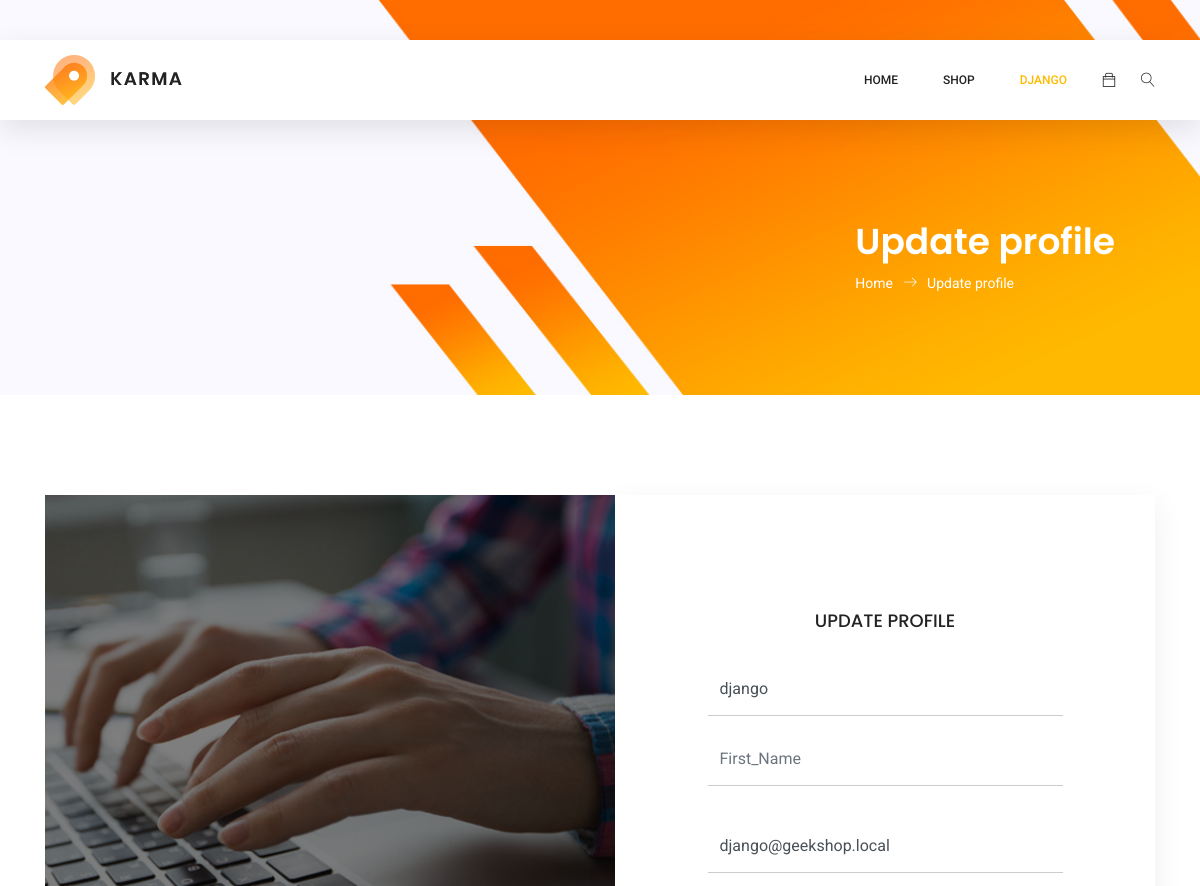
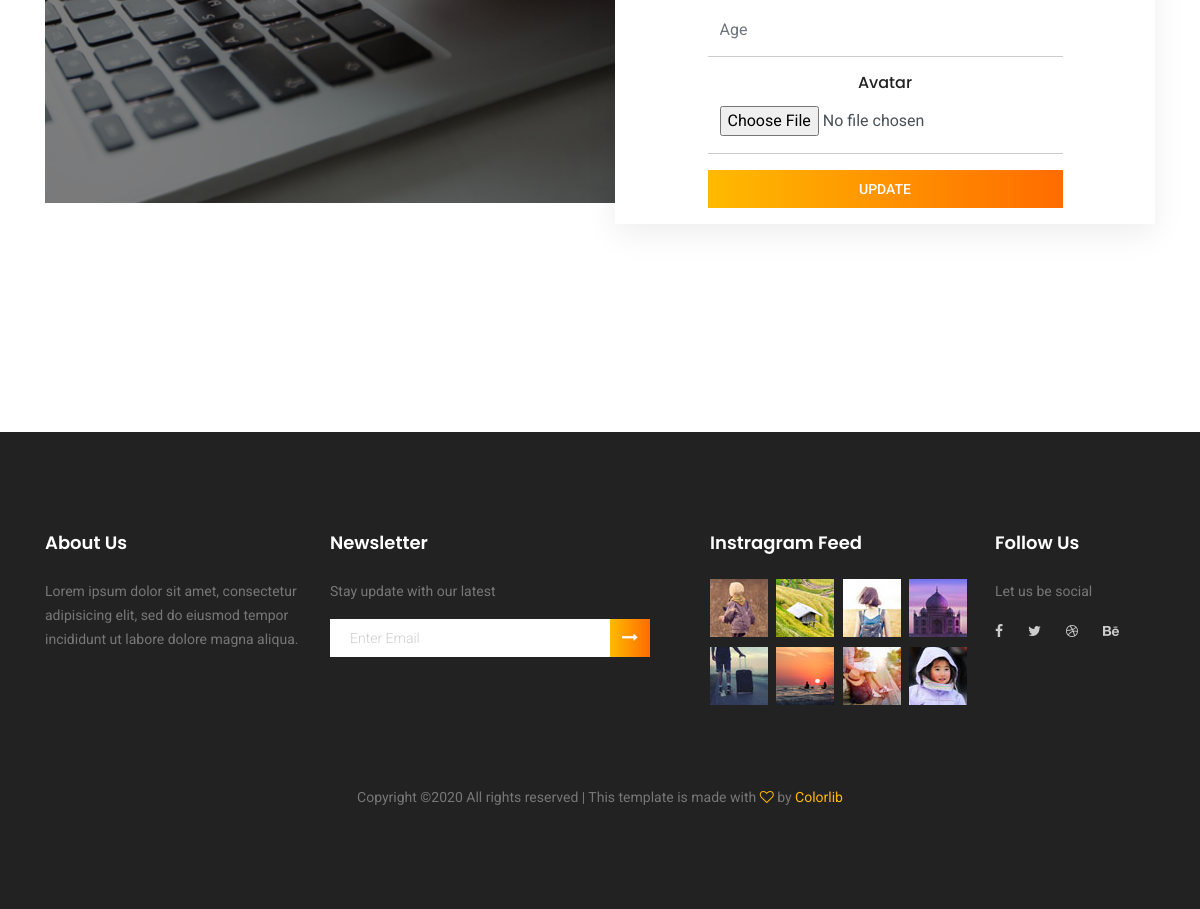
Screenshot of /auth/edit/ (signed in) with the database file from the repository (2 pictures, top to bottom).
### authapp/models.py (models this page shows, shortened)
class ShopUser(AbstractUser):
    avatar = models.ImageField(upload_to="avatars", blank=True)
    age = models.PositiveIntegerField(verbose_name="возраст", null=True)

class AuthPageImages(models.Model):
    name = models.CharField(verbose_name='image name', max_length=64, blank=True)
    image = models.ImageField(upload_to="auth_page_images", blank=True)

### authapp/views.py (the view)
# urls.py: path('edit/', views.edit, name="edit"),
def edit(request):
    if request.method == 'POST':
        update_form = ShopUserEditForm(request.POST, request.FILES, instance=request.user)
        if update_form.is_valid():
            update_form.save()
            return HttpResponseRedirect(reverse('auth:edit'))
    else:
        update_form = ShopUserEditForm(instance=request.user)
    content = {
        'title': 'Редактирование профиля',
        'update_form': update_form,
        'auth_page_images': AuthPageImages.objects.all()
    }
    return render(request, 'authapp/edit.html', content)

### authapp/forms.py (shortened to what this page needs)
class ShopUserEditForm(UserChangeForm):
    class Meta:
        model = ShopUser
        fields = ('username', 'first_name', 'password', 'email', 'age', 'avatar')
    def __init__(self, *args, **kwargs):
        super().__init__(*args, **kwargs)
        for field_name, field in self.fields.items():
            field.widget.attrs['class'] = 'form-control'
            field.widget.attrs['placeholder'] = str(field_name).title()
            field.help_text = ''
            if field_name == "password":
                field.widget = HiddenInput()

### templates/authapp/edit.html (shortened to what this page needs)
{% extends 'mainapp/base.html' %}
{% load static %}
{% block everything_else %}
<section class="banner-area organic-breadcrumb">
    <div class="container">
        <div class="breadcrumb-banner d-flex flex-wrap align-items-center justify-content-end">
            <div class="col-first">
                <h1>Update profile</h1>
                <nav class="d-flex align-items-center">
                    <a href="{% url 'main:index' %}">Home<span class="lnr lnr-arrow-right"></span></a>
                    <a href="#">Update profile</a>
                </nav>
            </div>
        </div>
    </div>
</section>
<section class="login_box_area section_gap">
    <div class="container">
        <div class="row">
            <div class="col-lg-6">
                <div class="login_box_img">
                    <img class="img-fluid" src="{{ auth_page_images.0.image.url }}" alt="">
                </div>
            </div>
            <div class="col-lg-6">
                <div class="login_form_inner">
                    <h3>Update profile</h3>
                    <form class="row login_form" method="post" id="contactForm" novalidate="novalidate" enctype="multipart/form-data">
                        {% for field in update_form %}
                            <div class="col-md-12 form-group">
                                {% if field.name == 'avatar' %}
                                    <h5>Avatar</h5>
                                {% endif %}
                                {{ field.as_widget }}
                            </div>
                        {% endfor %}
                        <div class="col-md-12 form-group">
                            <button type="submit" value="submit" class="primary-btn">Update</button>
                        </div>
                    </form>
                </div>
            </div>
        </div>
    </div>
</section>
{% endblock %}

### templates/mainapp/base.html (shortened to what this page needs)
{% load static %}
<!DOCTYPE html>
<html lang="zxx" class="no-js">
<head>
    {% include 'mainapp/includes/styles/inc__cs.html' %}
</head>
<body>
	<header class="header_area sticky-header">
		<div class="main_menu">
			<nav class="navbar navbar-expand-lg navbar-light main_box">
				<div class="container">
					<a class="navbar-brand logo_h" href="{% url 'main:index' %}"><img src="{% static 'mainapp/img/logo.png' %}" alt=""></a>
					<div class="collapse navbar-collapse offset" id="navbarSupportedContent">
                        {% with active_page=request.resolver_match.url_name %}
						<ul class="nav navbar-nav menu_nav ml-auto">
							<li class="nav-item {% ifequal active_page 'main' %} active {% endifequal %}"><a class="nav-link" href="{% url 'main:index' %}">Home</a></li>
							<li class="nav-item submenu dropdown {% if active_page == 'category' or active_page == 'single_product' %} active {% endif %}">
								<a href="#" class="nav-link dropdown-toggle" data-toggle="dropdown" role="button" aria-haspopup="true"
								 aria-expanded="false">Shop</a>
							</li>
                            {% if user.is_authenticated %}
                                <li class="nav-item submenu dropdown {% if active_page == 'register' or active_page == 'edit' %} active {% endif %}">
                                    <a href="#" class="nav-link dropdown-toggle" data-toggle="dropdown" role="button" aria-haspopup="true"
                                     aria-expanded="false">
                                        {{ user.username|default:'Incognito' }}
                                    </a>
                                </li>
                            {% else %}
                                <li class="nav-item"><a class="nav-link" href="{% url 'auth:register' %}">Register</a></li>
                            {% endif %}
						</ul>
						<ul class="nav navbar-nav navbar-right">
							<li class="nav-item">
                                <a href="{% url 'basket:index' %}" class="cart"><span class="ti-bag"></span></a>
                            </li>
							<li class="nav-item">
								<button class="search"><span class="lnr lnr-magnifier" id="search"></span></button>
							</li>
						</ul>
                        {% endwith %}
					</div>
				</div>
			</nav>
		</div>
	</header>
    {% block everything_else %}
    {% endblock %}
    {% include 'mainapp/includes/inc__related_product.html' %}
	<footer class="footer-area section_gap">
		<div class="container">
			<div class="row">
				<div class="col-lg-3  col-md-6 col-sm-6">
					<div class="single-footer-widget">
						<h6>About Us</h6>
						<p>
							Lorem ipsum dolor sit amet, consectetur adipisicing elit, sed do eiusmod tempor incididunt ut labore dolore
							magna aliqua.
						</p>
					</div>
				</div>
				<div class="col-lg-4  col-md-6 col-sm-6">
					<div class="single-footer-widget">
						<h6>Newsletter</h6>
						<p>Stay update with our latest</p>
						<div class="" id="mc_embed_signup">
							<form target="_blank" novalidate="true" action="https://spondonit.us12.list-manage.com/subscribe/post?u=1462626880ade1ac87bd9c93a&amp;id=92a4423d01"
							 method="get" class="form-inline">
								<div class="d-flex flex-row">
									<input class="form-control" name="EMAIL" placeholder="Enter Email" onfocus="this.placeholder = ''" onblur="this.placeholder = 'Enter Email '"
									 required="" type="email">
									<button class="click-btn btn btn-default"><i class="fa fa-long-arrow-right" aria-hidden="true"></i></button>
								</div>
							</form>
						</div>
					</div>
				</div>
				<div class="col-lg-3  col-md-6 col-sm-6">
					<div class="single-footer-widget mail-chimp">
						<h6 class="mb-20">Instragram Feed</h6>
						<ul class="instafeed d-flex flex-wrap">
                            {% for i in '12345678'|make_list %}
                                {% with 'mainapp/img/i'|add:i|add:'.jpg' as image_name %}
							        <li><img src="{% static image_name %}" alt=""></li>
                                {% endwith %}
                            {% endfor %}
						</ul>
					</div>
				</div>
				<div class="col-lg-2 col-md-6 col-sm-6">
					<div class="single-footer-widget">
						<h6>Follow Us</h6>
						<p>Let us be social</p>
						<div class="footer-social d-flex align-items-center">
                            <a href=""><i class="fa fa-facebook"></i></a>
                            <a href=""><i class="fa fa-twitter"></i></a>
                            <a href=""><i class="fa fa-dribbble"></i></a>
							<a href=""><i class="fa fa-behance"></i></a>
						</div>
					</div>
				</div>
			</div>
			<div class="footer-bottom d-flex justify-content-center align-items-center flex-wrap">
				<p class="footer-text m-0">
Copyright &copy;<script>document.write(new Date().getFullYear());</script> All rights reserved | This template is made with <i class="fa fa-heart-o" aria-hidden="true"></i> by <a href="https://colorlib.com" target="_blank">Colorlib</a>
</p>
			</div>
		</div>
	</footer>
</body>
</html>

### rows the page displays
ShopUser: username "DJANGO", username "django" "django@geekshop.local"
AuthPageImages: image (picture)
